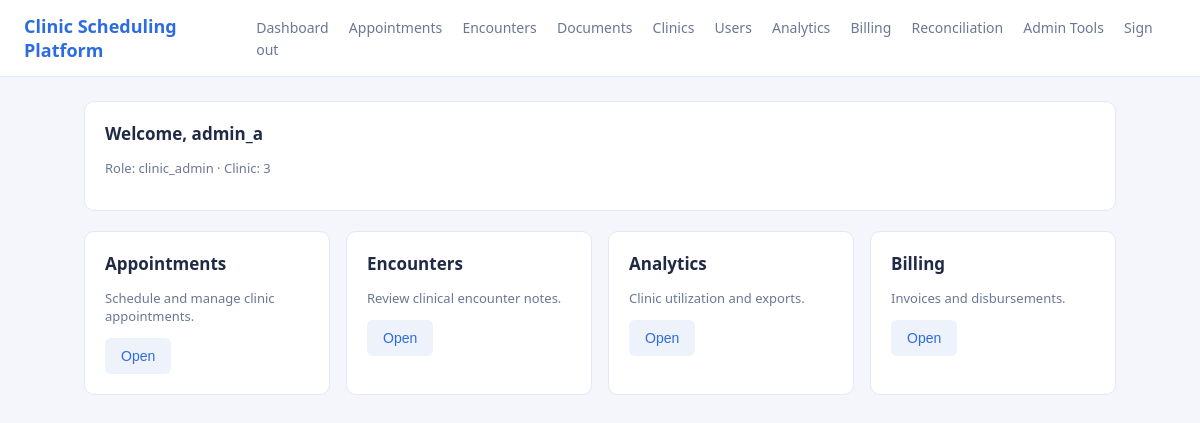
Screenshot of / (signed in) with the database file from the repository.
### scheduling/models.py (models this page shows, shortened)
class User(AbstractUser):
    role = models.CharField(max_length=32, choices=ROLE_CHOICES, default=ROLE_RECEPTIONIST)
    clinic = models.ForeignKey(
        "Clinic", null=True, blank=True, on_delete=models.SET_NULL, related_name="staff"
    )
    mfa_enabled = models.BooleanField(default=False)
    security_version = models.IntegerField(default=1)

### scheduling/admin_views.py (the view)
# urls.py: path("", admin_views.dashboard, name="dashboard"),
@login_required
def dashboard(request):
    return render(request, "dashboard.html", {})

### templates/dashboard.html (shortened to what this page needs)
{% extends "base.html" %}
{% block content %}
<div class="card">
  <h2>Welcome, {{ request.user.username }}</h2>
  <p class="muted">Role: {{ request.user.role }} · Clinic: {{ request.user.clinic_id }}</p>
</div>
<div class="grid">
  <div class="card"><h2>Appointments</h2><p class="muted">Schedule and manage clinic appointments.</p><a href="/appointments"><button class="secondary">Open</button></a></div>
  <div class="card"><h2>Encounters</h2><p class="muted">Review clinical encounter notes.</p><a href="/encounters"><button class="secondary">Open</button></a></div>
  <div class="card"><h2>Analytics</h2><p class="muted">Clinic utilization and exports.</p><a href="/analytics"><button class="secondary">Open</button></a></div>
  <div class="card"><h2>Billing</h2><p class="muted">Invoices and disbursements.</p><a href="/finance"><button class="secondary">Open</button></a></div>
</div>
{% endblock %}

### static/styles.css (style rules this page uses)
:root { --bg: #f4f6fb; --card: #ffffff; --ink: #1f2a44; --muted: #6b7793; --accent: #2d6cdf; --line: #e3e8f2; --ok: #1f9d63; --warn: #d9822b; }
* { box-sizing: border-box; }
body { margin: 0; font-family: "Segoe UI", Roboto, Arial, sans-serif; background: var(--bg); color: var(--ink); }
.card { background: var(--card); border: 1px solid var(--line); border-radius: 10px; padding: 20px; margin-bottom: 20px; }
.card h2 { margin-top: 0; font-size: 17px; }
.grid { display: grid; grid-template-columns: repeat(auto-fit, minmax(220px, 1fr)); gap: 16px; }
button { background: var(--accent); color: #fff; border: 0; border-radius: 6px; padding: 10px 16px; font-size: 14px; cursor: pointer; }
button.secondary { background: #eef2fb; color: var(--accent); }
.muted { color: var(--muted); font-size: 13px; }

### rows the page displays
User: user.username "admin_a", user.role "clinic_admin", user.clinic_id "3"
